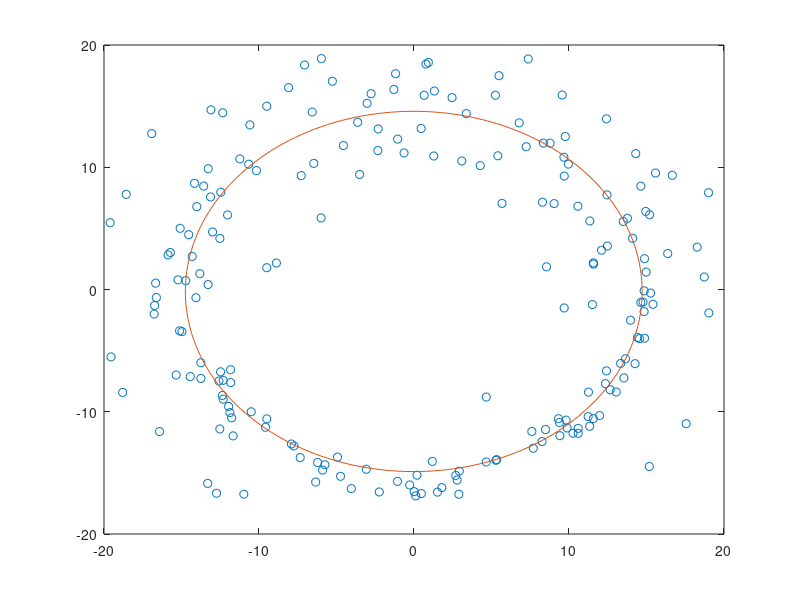

Write the MATLAB code that produced this figure.
% B: RANSAC for circle fitting
% model: (x-a)^2 + (y-b)^2 = r^2

%% generate data
% data domain: -50, 50
% number of points: 200
% inlier thresholds: 0.5, 1, 2, 5
% inlier ratios: 30%, 50%, 70%, 90%

nb_points = 200;
range = [-50, 50];
inlier_th = [0.5, 1, 2, 5, 99];
inlier_ratios = [0.3, 0.5, 0.7, 0.9];

nb_inside_th = nb_points * [inlier_ratios 1];

temp_length = length(nb_inside_th);
for i=0:temp_length - 2
    nb_inside_th(temp_length - i) = nb_inside_th(temp_length - i) - nb_inside_th(temp_length - 1 - i);
end

% circle model
a = 0;
b = 0;
r = 15;

ang=linspace(0, 2*pi, nb_points);
x=r*cos(ang) + a;
y=r*sin(ang) + b;

variance = [-5, 5];

for i=1:nb_points
    while 1
        temp_x = x(i) + (variance(2)-variance(1))*rand(1, 1) + variance(1);
        temp_y = y(i) + (variance(2)-variance(1))*rand(1, 1) + variance(1);

        d = abs(sqrt( (temp_x-a)^2  + (temp_y-b)^2 ) -r );

        point_okay = 0;
        for j=1:length(inlier_th)
            if d < inlier_th(j)
                if nb_inside_th(j) > 0
                    nb_inside_th(j) = nb_inside_th(j) - 1;
                    point_okay = 1;
                end
                break;
            end
        end
        if point_okay == 1
            x(i) = temp_x;
            y(i) = temp_y;
            break;
        end
    end
end

test_data = [x; y]';

clearvars a b r x y


%% Estimate model with RANSAC

% variables
% probability that at least one sample has no outliers: 99.9%
% s = sample size, 3 because a line can be modeled with 3 points
no_outlier_prob = 0.999;
sample_size = 3;
nb_iterations = log(1-no_outlier_prob)./log(1-inlier_ratios.^sample_size);

% Because we have 4 thresholds, and 4 ratios, I assume we are going to estimate
% the line 4 times.

est_count = length(nb_iterations);

a_best = zeros(est_count, 1);
b_best = zeros(est_count, 1);
r_best = zeros(est_count, 1);

for i=1:est_count
    best_count = 0;
    for j=1:nb_iterations(i)
        line_index = randi([1 200], sample_size, 1);
        x = test_data(line_index, 1);
        y = test_data(line_index, 2);

        m12 = (y(2) - y(1))/(x(2) - x(1));
        m23 = (y(3) - y(2))/(x(3) - x(2));

        x12 = (x(1) + x(2))/2;
        y12 = (y(1) + y(2))/2;

        x23 = (x(2) + x(3))/2;
        y23 = (y(2) + y(3))/2;

        a = ( m12*m23*(y23-y12)+m12*x23-m23*x12 ) / ( m12-m23 );
        b = (-1/m12)*(a-x12)-y12;
        r = sqrt( (x(1)-a)^2 + (y(1)-b)^2 );

        threshold = inlier_th(i);
        current_count = 0;

        clearvars x y

        for k=1:length(test_data)
            x = test_data(k,1);
            y = test_data(k,2);
            d = abs(sqrt( (x-a)^2  + (y-b)^2 ) -r );
            if d < threshold
                current_count = current_count + 1;
            end
        end

        if current_count > best_count
            best_count = current_count;
            a_best(i) = a;
            b_best(i) = b;
            r_best(i) = r;
        end
    end
end



%% plotting the resulting line approximations


ang=linspace(0, 2*pi, nb_points);
x=r_best(1)*cos(ang) + a_best(1);
y=r_best(1)*sin(ang) + b_best(1);

close all;
figure;

plot(test_data(:,1), test_data(:,2), 'o');
hold on;
plot(x, y);
hold off;















